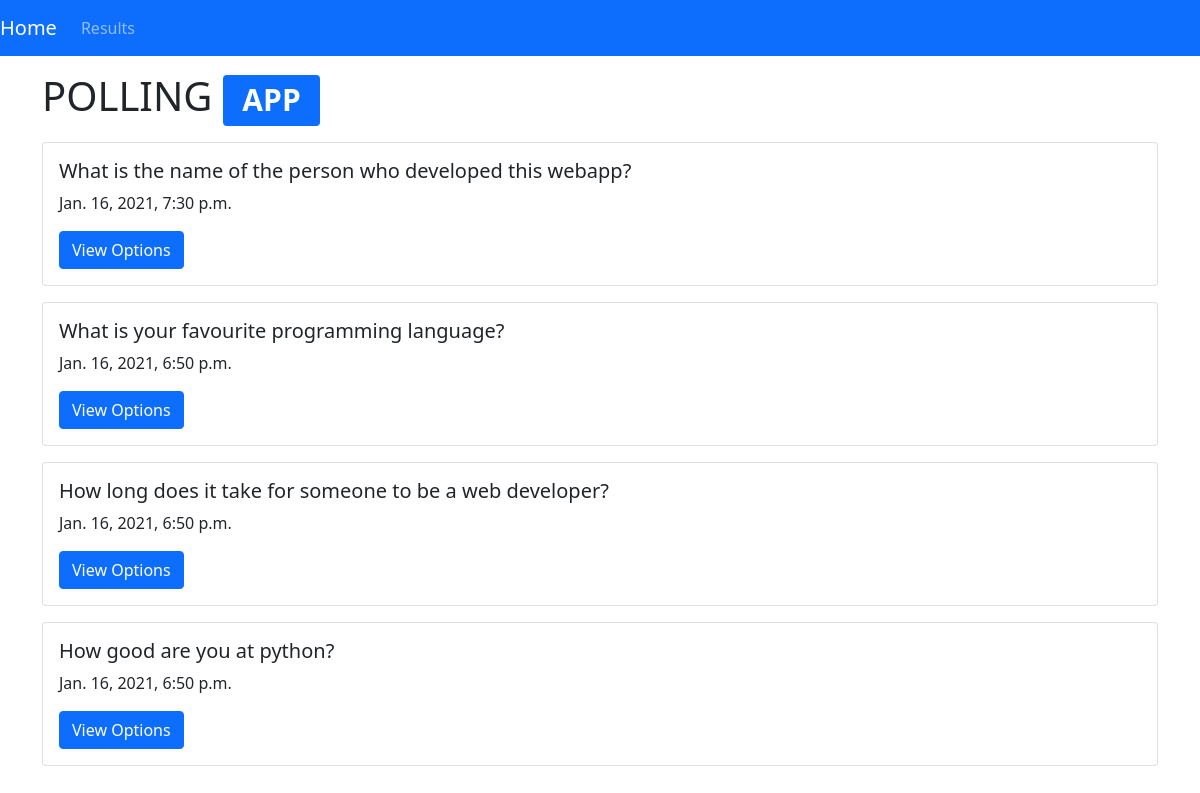
The app's page /, older data.
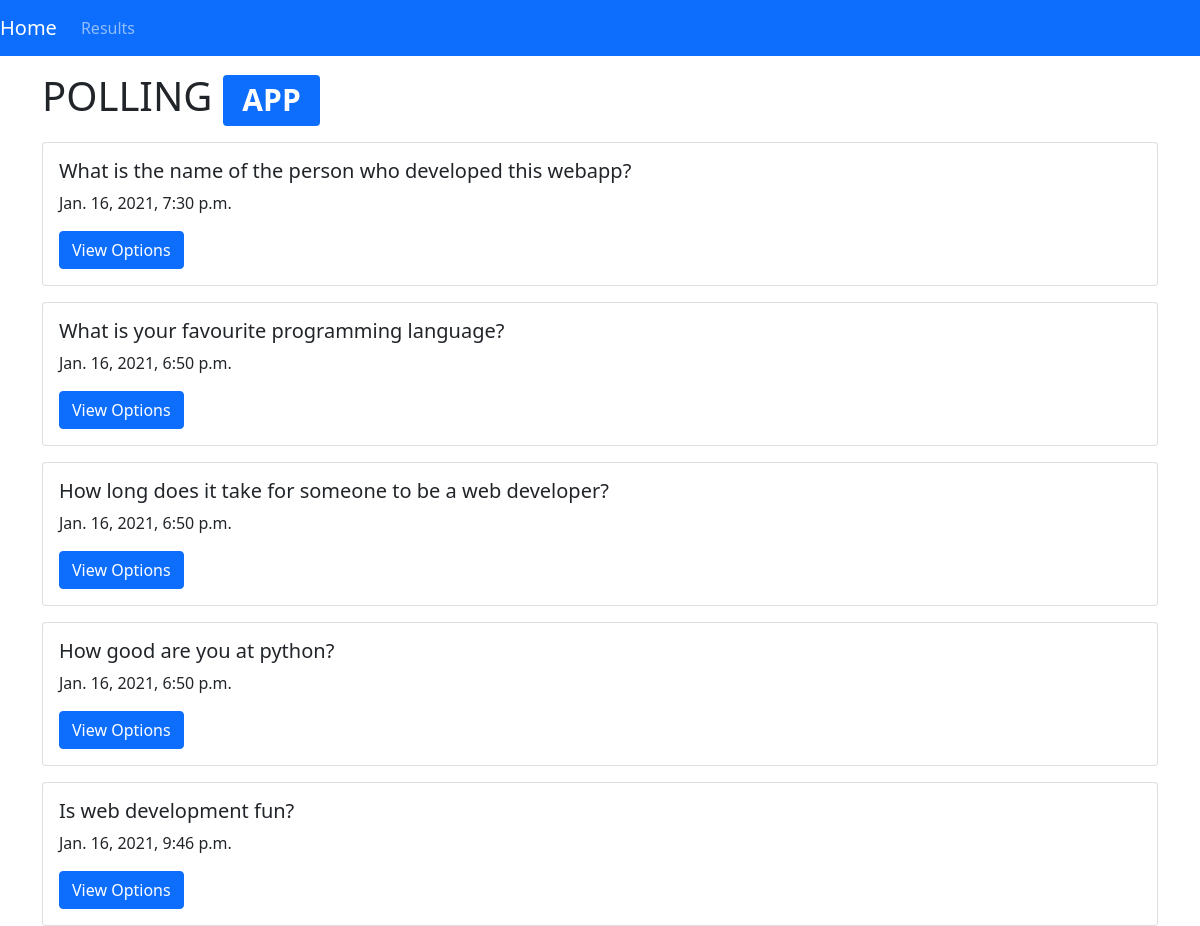
The same page, newer data.
### djangolab/models.py (models this page shows, shortened)
class Question(models.Model):
    question_text = models.CharField(max_length=255)
    pub_date = models.DateTimeField(auto_now=True)

### djangolab/views.py (the view)
# urls.py: path('', show),
def show(request):
    question = Question.objects.all()
    return render(request, 'djangolab/index.html', {"data":question})

### djangolab/templates/djangolab/index.html (shortened to what this page needs)
{% extends "djangolab/base.html" %}
{% block content %}
    <div class="container mt-3">
        <h1>POLLING <span class="badge bg-primary">APP</span></h1>
        {% if data %}
            {% for info in data %}
                <div class="card mt-3" style="width: 100%;">
                    <div class="card-body">
                    <h5 class="card-title">{{ info.question_text }}</h5>
                    <p class="card-text">{{ info.pub_date }}</p>
                    <a href="/{{ info.id }}/" class="btn btn-primary">View Options</a>
                    </div>
                </div>
            {% endfor %}
        {% endif %}
    </div>
{% endblock content %}

Row changes from the older to the newer data that the page shows:
added Question: question_text "Is web development fun?", pub_date "Jan. 16, 2021, 9:46 p.m."
